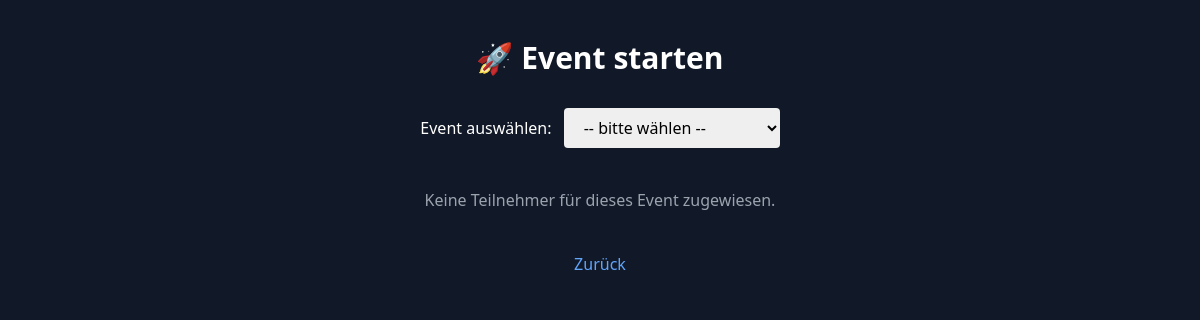
Page /event/start?event_id=2 on the earlier database version.
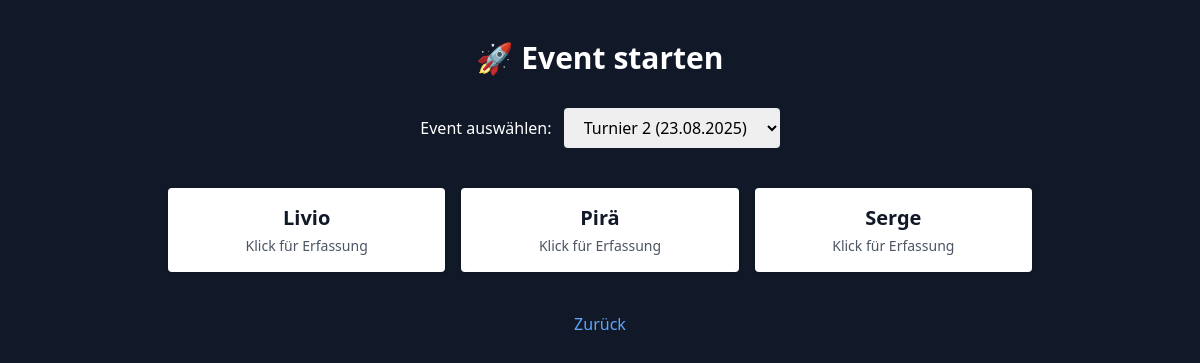
Same page on the later database version.
### app/models.py (models this page shows)
class TeilnehmerEvent(db.Model):
    id = db.Column(db.Integer, primary_key=True)
    event_id = db.Column(db.Integer, db.ForeignKey('event.id'), nullable=False)
    teilnehmer_id = db.Column(db.Integer, db.ForeignKey('teilnehmer.id'), nullable=False)
    bezahlt_status = db.Column(db.String(20), default="offen", nullable=False)
    event = db.relationship("Event", backref="teilnehmerzuordnung")
    teilnehmer = db.relationship("Teilnehmer", backref="events")

class Teilnehmer(db.Model):
    id = db.Column(db.Integer, primary_key=True)
    name = db.Column(db.String(100), nullable=False)

### app/routes.py (the view)
@app.route("/event/start", methods=["GET", "POST"])
def event_start():
    events = Event.query.order_by(Event.datum.desc()).all()
    selected_event_id = request.args.get("event_id", type=int)
    teilnehmer_liste = []
    if selected_event_id:
        teilnehmer_liste = (
            db.session.query(TeilnehmerEvent)
            .filter_by(event_id=selected_event_id)
            .join(Teilnehmer)
            .order_by(Teilnehmer.name)
            .all()
        )
    return render_template(
        "event_start.html",
        events=events,
        selected_event_id=selected_event_id,
        teilnehmer_liste=teilnehmer_liste
    )

### app/templates/event_start.html (shortened to what this page needs)
<!DOCTYPE html>
<html lang="de">
<head>
    <script src="https://cdn.tailwindcss.com"></script>
</head>
<body class="bg-gray-900 text-white min-h-screen">
<div class="max-w-4xl mx-auto px-4 py-10">
    <h1 class="text-3xl font-bold text-center mb-8">🚀 Event starten</h1>
    <form method="get" action="{{ url_for('event_start') }}" class="mb-10 text-center">
        <label for="event_id" class="mr-2">Event auswählen:</label>
        <select name="event_id" id="event_id" onchange="this.form.submit()"
                class="px-4 py-2 rounded text-black">
            <option value="">-- bitte wählen --</option>
            {% for e in events %}
                <option value="{{ e.id }}" {% if selected_event_id == e.id %}selected{% endif %}>
                    {{ e.name }} ({{ e.datum.strftime('%d.%m.%Y') }})
                </option>
            {% endfor %}
        </select>
    </form>
    {% if teilnehmer_liste %}
        <div class="grid grid-cols-1 sm:grid-cols-2 md:grid-cols-3 gap-4">
            {% for eintrag in teilnehmer_liste %}
                <a href="{{ url_for('verkauf', teilnehmer_event_id=eintrag.id) }}"
                   class="bg-white text-gray-900 p-4 rounded shadow hover:bg-blue-100 transition text-center">
                    <div class="text-xl font-semibold">{{ eintrag.teilnehmer.name }}</div>
                    <div class="text-sm text-gray-600 mt-1">Klick für Erfassung</div>
                </a>
            {% endfor %}
        </div>
    {% elif selected_event_id %}
        <p class="text-center text-gray-400">Keine Teilnehmer für dieses Event zugewiesen.</p>
    {% endif %}
    <div class="mt-10 text-center">
        <a href="{{ url_for('events_dashboard') }}" class="text-blue-400 hover:underline">Zurück</a>
    </div>
</div>
</body>
</html>

Differences in the rows shown:
now on this page (row edited): TeilnehmerEvent: teilnehmer.name "Livio"
now on this page (row edited): TeilnehmerEvent: teilnehmer.name "Pirä"
now on this page (row edited): TeilnehmerEvent: teilnehmer.name "Serge"
Other differences:
form field event_id: "-- bitte wählen --" → "Turnier 2 (23.08.2025)"
text no longer shown: "Keine Teilnehmer für dieses Event zugewiesen."
